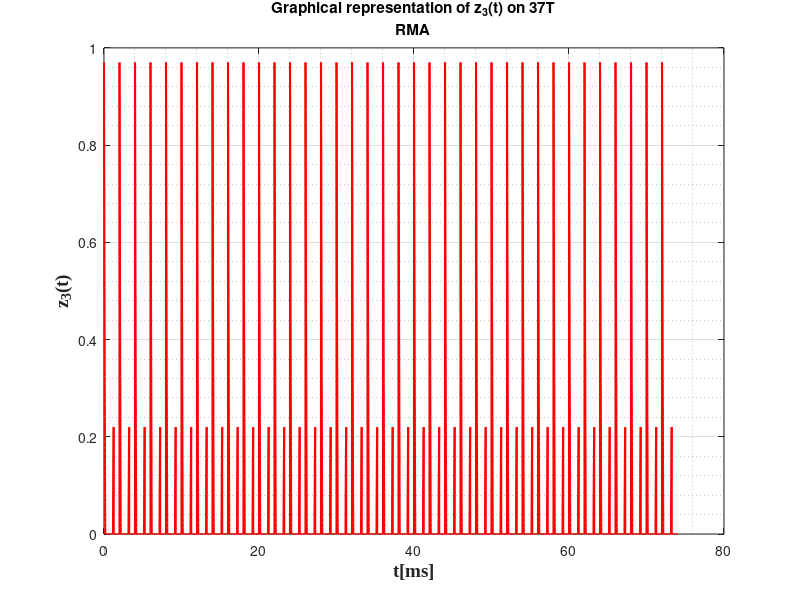

The MATLAB script that drew this image:
%z3(t) 
T_3=2;
t = linspace(0,1,100);
x = 0.86*t.^2-2.05*t+0.97;
a = linspace(0,1,100);
for i=1:400
    if i > 200
        a(i) = 0;
    end
    if i < 200
        a = x;
    end    
end
z3 = a'* ones(1,37*2);
for i = 1:37*2
    for k = 1:200*2
    z3(k,i) = z3(k,i)*((-1)^(i+1));
    end
end
for i = 1:29600
    if z3(i) < 0
        z3(i) = 0;
    end
end
z3 = z3(:);
T3 = linspace(0 ,37 * T_3, 29600);
plot(T3,z3,'r','LineWidth',1.5);
grid on;
grid minor;
xlabel('t[ms]', 'fontweight', 'bold', 'fontsize', 14, 'FontName', 'Times New Roman');
ylabel('z_{3}(t)','fontweight','bold','fontsize', 14, 'FontName', 'Times New Roman');
title({'Graphical representation of z_{3}(t) on 37T';'RMA'});
